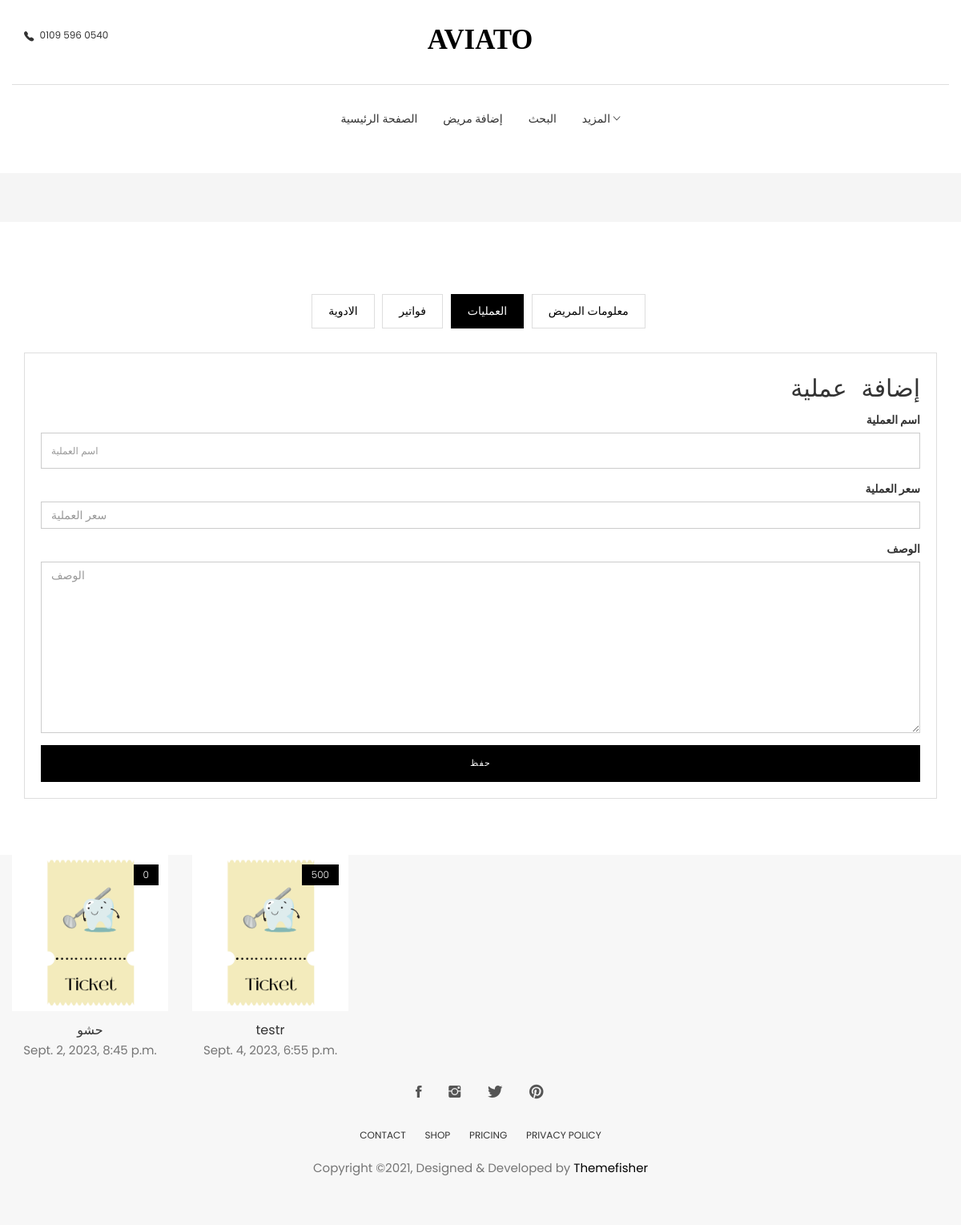
/patient/patient_details/operations/1-Ahmed Mohamed Ibrahiem Ellaban (signed in), run on an earlier commit of the app's database.
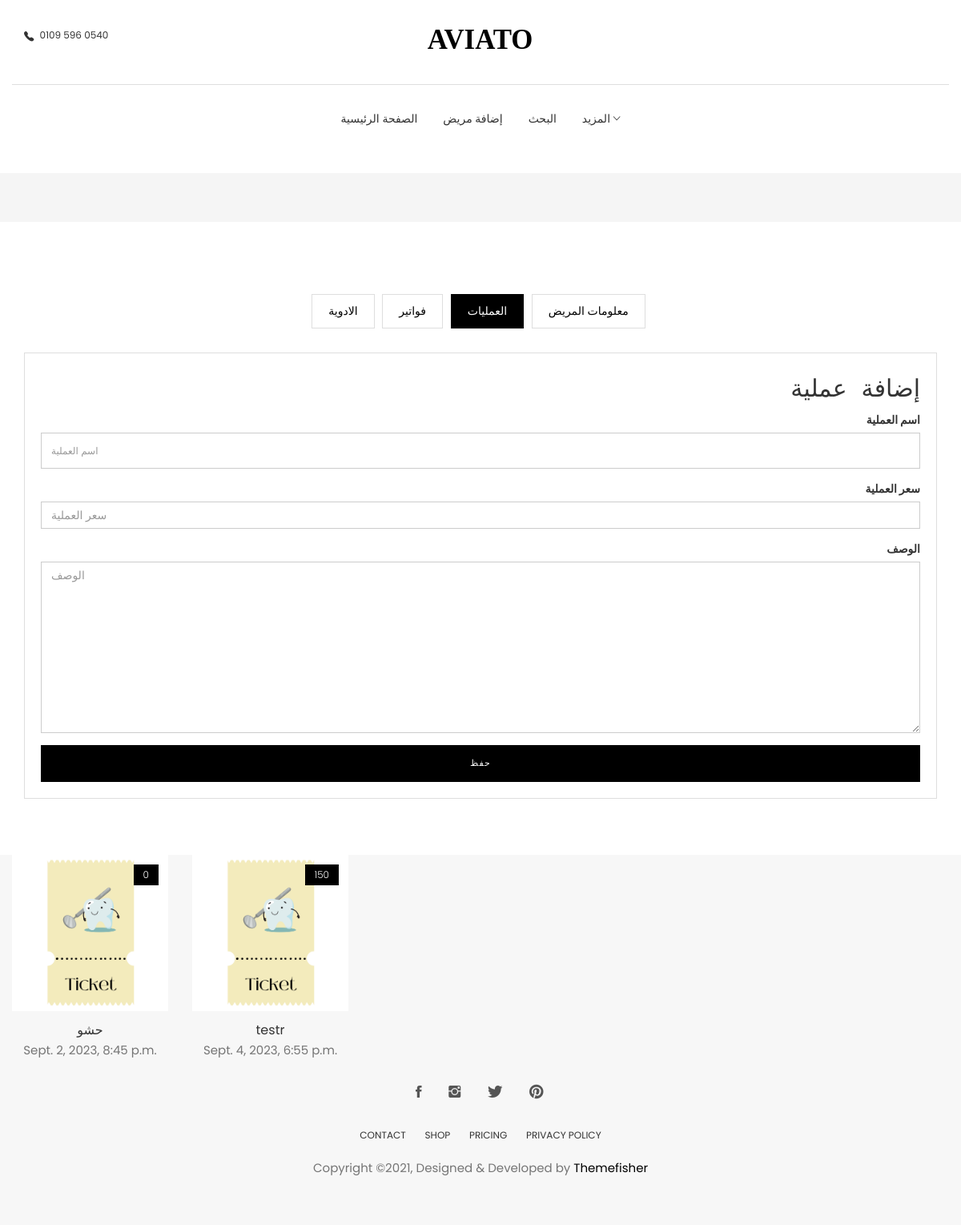
And on a later commit of the database.
### patient/models.py (models this page shows, shortened)
class Operation(models.Model):
    id = models.AutoField(primary_key=True, null=False, blank=False)
    patient = models.ForeignKey(Patient, null=False, blank=False, on_delete=models.CASCADE)
    user = models.ForeignKey(User, blank=False, null=False, on_delete=models.DO_NOTHING)
    name = models.CharField(max_length=15, null=False, blank=False)
    datetime = models.DateTimeField(auto_now_add=True,auto_created=True)
    price = models.IntegerField(blank=False, null=False)
    description = models.TextField(max_length=1000, blank=True, null=True)
    remaining_amount = models.IntegerField(null=False, blank=False, default=0)

### patient/views.py (the view)
# urls.py: path('patient_details/operations/<int:id>-<str:full_name>', add_operation, name='add_operation'),
@login_required
def add_operation(request, *args, **kwargs):
    form = AddOperationForm(request.POST)
    patient = get_object_or_404(Patient, id=kwargs['id'], full_name=kwargs['full_name'])
    all_operation = Operation.objects.filter(patient=patient)
    if request.method == 'POST':
        if form.is_valid():
            over_ride_form = form.save(commit=False)
            over_ride_form.user = request.user
            over_ride_form.patient = patient
            over_ride_form.remaining_amount = over_ride_form.price
            over_ride_form.save()
            return redirect(request.META['HTTP_REFERER'])
    else:
        form = AddOperationForm()
    context = {
        "page_title": 'إضافة عملية',
        "form": form,
        "operations": all_operation,
        "patient": patient
    }
    return render(request, 'add_operation.html', context)

### patient/forms.py
class AddOperationForm(forms.ModelForm):
    class Meta:
        model = Operation
        fields = ['name', 'price', 'description']
    def __init__(self, *args, **kwargs):
        super().__init__(*args, **kwargs)
        self.fields['name'].label = 'اسم العملية'
        self.fields['price'].label = 'سعر العملية'
        self.fields['description'].label = "الوصف "

### patient/templates/add_operation.html (shortened to what this page needs)
{% extends 'base_profile.html' %}
{% load static %}
{% load bootstrap4 %}
{% block profile %}
<section class="user-dashboard page-wrapper">
  <div class="container">
    <div class="row">
      <div class="col-md-12">
        <ul class="list-inline dashboard-menu text-center">
          <li><a href="dashboard.html">الادوية</a></li>
          <li><a href="order.html">فواتير</a></li>
          <li><a class="active" href="">العمليات</a></li>
          <li><a href="{% url 'patient:patient_details' id=patient.id full_name=patient.full_name  %}">معلومات المريض</a></li>
        </ul>
        <div class="dashboard-wrapper dashboard-user-profile">
          <div class="media">
            <div class="media-body">
                <form method="POST" enctype="multipart/form-data" onsubmit="disableButton(this)" style="text-align:right;">
                    <h4 class="widget-title" style="text-align:right; font-family:monospace; font-size:30px;">إضافة عملية </h4>
                    {% bootstrap_form form %}
                    <input class="btn btn-main text-center w-100" type="submit" value="حفظ" id="submitButton">
                </form>
            </div>
          </div>
        </div>
      </div>
    </div>
  </div>
</section>
{% endblock %}
{% block operation %}
    <div class="col-md-9">
			<div class="row">
			{% for op in operations %}
			<div class="col-md-3">
				<div class="product-item">
					<div class="product-thumb">
						<span class="bage">{{op.remaining_amount}}</span>
						<img class="img-responsive" src="{% static 'images/Ticket.png' %}" alt="Ticket-img" />
					</div>
					<div class="product-content">
						<h4>{{op.name}}</h4>
						<p class="price">{{op.datetime}}</p>
					</div>
				</div>
			</div>
			{% endfor %}
            </div>
        </div>
{% endblock %}

What changed in the data, as far as the page shows it:
changed Operation "testr": remaining_amount "500" → "150"
